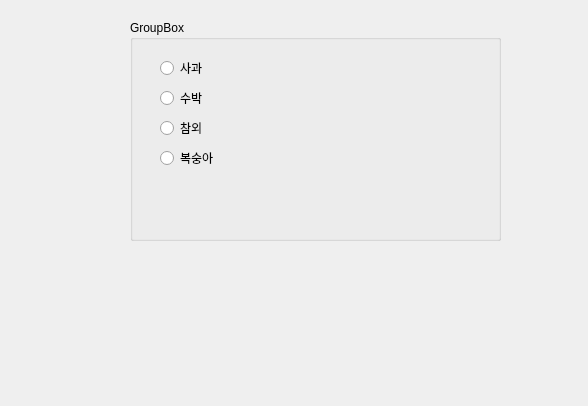
<?xml version="1.0" encoding="UTF-8"?>
<ui version="4.0">
 <class>Dialog</class>
 <widget class="QDialog" name="Dialog">
  <property name="geometry">
   <rect>
    <x>0</x>
    <y>0</y>
    <width>588</width>
    <height>406</height>
   </rect>
  </property>
  <property name="windowTitle">
   <string>Dialog</string>
  </property>
  <widget class="QGroupBox" name="groupBox">
   <property name="geometry">
    <rect>
     <x>130</x>
     <y>20</y>
     <width>371</width>
     <height>221</height>
    </rect>
   </property>
   <property name="title">
    <string>GroupBox</string>
   </property>
   <widget class="QRadioButton" name="radioBtn1">
    <property name="geometry">
     <rect>
      <x>30</x>
      <y>40</y>
      <width>92</width>
      <height>16</height>
     </rect>
    </property>
    <property name="text">
     <string>사과</string>
    </property>
   </widget>
   <widget class="QRadioButton" name="radioBtn2">
    <property name="geometry">
     <rect>
      <x>30</x>
      <y>70</y>
      <width>92</width>
      <height>16</height>
     </rect>
    </property>
    <property name="text">
     <string>수박</string>
    </property>
   </widget>
   <widget class="QRadioButton" name="radioBtn3">
    <property name="geometry">
     <rect>
      <x>30</x>
      <y>100</y>
      <width>92</width>
      <height>16</height>
     </rect>
    </property>
    <property name="text">
     <string>참외</string>
    </property>
   </widget>
   <widget class="QRadioButton" name="radioBtn4">
    <property name="geometry">
     <rect>
      <x>30</x>
      <y>130</y>
      <width>92</width>
      <height>16</height>
     </rect>
    </property>
    <property name="text">
     <string>복숭아</string>
    </property>
   </widget>
  </widget>
 </widget>
 <resources/>
 <connections/>
</ui>
